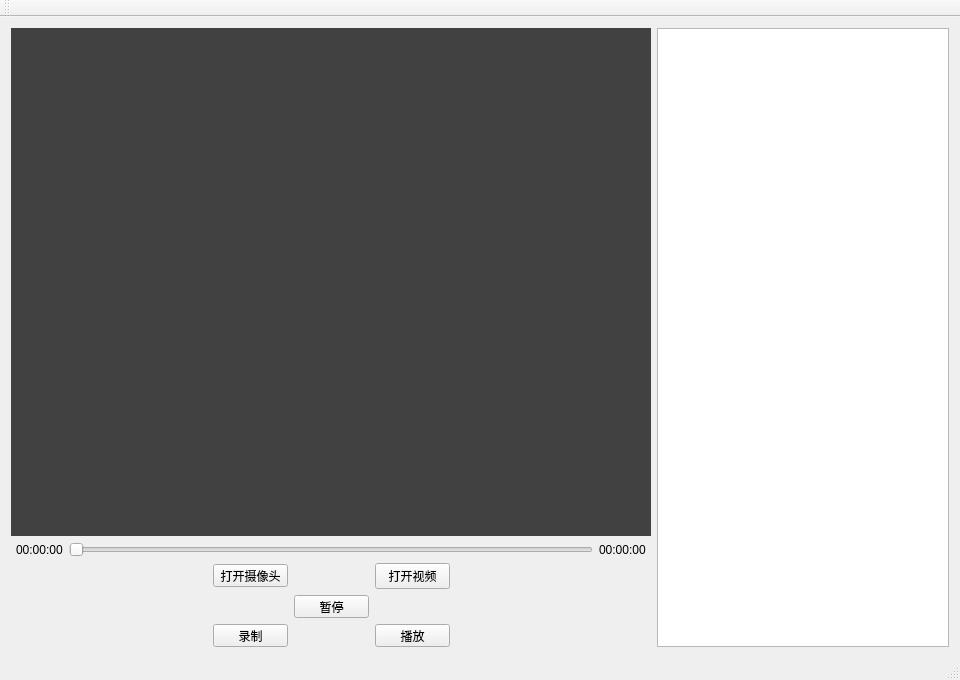
<?xml version="1.0" encoding="UTF-8"?>
<ui version="4.0">
 <class>MainWindow</class>
 <widget class="QMainWindow" name="MainWindow">
  <property name="geometry">
   <rect>
    <x>0</x>
    <y>0</y>
    <width>960</width>
    <height>680</height>
   </rect>
  </property>
  <property name="minimumSize">
   <size>
    <width>960</width>
    <height>680</height>
   </size>
  </property>
  <property name="windowTitle">
   <string>布局测试</string>
  </property>
  <widget class="QWidget" name="centralWidget">
   <layout class="QGridLayout" name="gridLayout_2">
    <item row="0" column="0">
     <layout class="QVBoxLayout" name="verticalLayout_3">
      <item>
       <widget class="QLabel" name="label">
        <property name="sizePolicy">
         <sizepolicy hsizetype="Expanding" vsizetype="Expanding">
          <horstretch>0</horstretch>
          <verstretch>0</verstretch>
         </sizepolicy>
        </property>
        <property name="minimumSize">
         <size>
          <width>640</width>
          <height>480</height>
         </size>
        </property>
        <property name="styleSheet">
         <string notr="true">background-color: rgb(65, 65, 65);</string>
        </property>
        <property name="text">
         <string/>
        </property>
       </widget>
      </item>
      <item>
       <layout class="QHBoxLayout" name="horizontalLayout">
        <property name="leftMargin">
         <number>5</number>
        </property>
        <property name="rightMargin">
         <number>5</number>
        </property>
        <item>
         <widget class="QLabel" name="label_2">
          <property name="text">
           <string>00:00:00</string>
          </property>
         </widget>
        </item>
        <item>
         <widget class="QSlider" name="horizontalSlider">
          <property name="orientation">
           <enum>Qt::Horizontal</enum>
          </property>
         </widget>
        </item>
        <item>
         <widget class="QLabel" name="label_3">
          <property name="text">
           <string>00:00:00</string>
          </property>
         </widget>
        </item>
       </layout>
      </item>
     </layout>
    </item>
    <item row="0" column="1" rowspan="2">
     <widget class="QListWidget" name="listWidget">
      <property name="maximumSize">
       <size>
        <width>300</width>
        <height>1080</height>
       </size>
      </property>
     </widget>
    </item>
    <item row="1" column="0">
     <layout class="QGridLayout" name="gridLayout">
      <property name="sizeConstraint">
       <enum>QLayout::SetDefaultConstraint</enum>
      </property>
      <property name="leftMargin">
       <number>0</number>
      </property>
      <property name="rightMargin">
       <number>0</number>
      </property>
      <item row="1" column="2">
       <widget class="QPushButton" name="pushButton_5">
        <property name="sizePolicy">
         <sizepolicy hsizetype="Minimum" vsizetype="Minimum">
          <horstretch>0</horstretch>
          <verstretch>0</verstretch>
         </sizepolicy>
        </property>
        <property name="maximumSize">
         <size>
          <width>75</width>
          <height>23</height>
         </size>
        </property>
        <property name="text">
         <string>暂停</string>
        </property>
       </widget>
      </item>
      <item row="2" column="1">
       <widget class="QPushButton" name="pushButton_2">
        <property name="sizePolicy">
         <sizepolicy hsizetype="Minimum" vsizetype="Minimum">
          <horstretch>0</horstretch>
          <verstretch>0</verstretch>
         </sizepolicy>
        </property>
        <property name="maximumSize">
         <size>
          <width>75</width>
          <height>23</height>
         </size>
        </property>
        <property name="text">
         <string>录制</string>
        </property>
       </widget>
      </item>
      <item row="2" column="4">
       <widget class="QPushButton" name="pushButton_6">
        <property name="sizePolicy">
         <sizepolicy hsizetype="Minimum" vsizetype="Minimum">
          <horstretch>0</horstretch>
          <verstretch>0</verstretch>
         </sizepolicy>
        </property>
        <property name="maximumSize">
         <size>
          <width>75</width>
          <height>23</height>
         </size>
        </property>
        <property name="text">
         <string>播放</string>
        </property>
       </widget>
      </item>
      <item row="0" column="1">
       <widget class="QPushButton" name="pushButton">
        <property name="sizePolicy">
         <sizepolicy hsizetype="Minimum" vsizetype="Minimum">
          <horstretch>0</horstretch>
          <verstretch>0</verstretch>
         </sizepolicy>
        </property>
        <property name="maximumSize">
         <size>
          <width>75</width>
          <height>23</height>
         </size>
        </property>
        <property name="text">
         <string>打开摄像头</string>
        </property>
       </widget>
      </item>
      <item row="0" column="4">
       <widget class="QPushButton" name="pushButton_7">
        <property name="sizePolicy">
         <sizepolicy hsizetype="Minimum" vsizetype="Minimum">
          <horstretch>0</horstretch>
          <verstretch>0</verstretch>
         </sizepolicy>
        </property>
        <property name="maximumSize">
         <size>
          <width>75</width>
          <height>16777215</height>
         </size>
        </property>
        <property name="text">
         <string>打开视频</string>
        </property>
       </widget>
      </item>
      <item row="2" column="5">
       <spacer name="horizontalSpacer">
        <property name="orientation">
         <enum>Qt::Horizontal</enum>
        </property>
        <property name="sizeHint" stdset="0">
         <size>
          <width>40</width>
          <height>20</height>
         </size>
        </property>
       </spacer>
      </item>
      <item row="2" column="0">
       <spacer name="horizontalSpacer_2">
        <property name="orientation">
         <enum>Qt::Horizontal</enum>
        </property>
        <property name="sizeHint" stdset="0">
         <size>
          <width>40</width>
          <height>20</height>
         </size>
        </property>
       </spacer>
      </item>
      <item row="0" column="0">
       <spacer name="horizontalSpacer_3">
        <property name="orientation">
         <enum>Qt::Horizontal</enum>
        </property>
        <property name="sizeHint" stdset="0">
         <size>
          <width>40</width>
          <height>20</height>
         </size>
        </property>
       </spacer>
      </item>
      <item row="1" column="0">
       <spacer name="horizontalSpacer_4">
        <property name="orientation">
         <enum>Qt::Horizontal</enum>
        </property>
        <property name="sizeHint" stdset="0">
         <size>
          <width>40</width>
          <height>20</height>
         </size>
        </property>
       </spacer>
      </item>
      <item row="0" column="5">
       <spacer name="horizontalSpacer_5">
        <property name="orientation">
         <enum>Qt::Horizontal</enum>
        </property>
        <property name="sizeHint" stdset="0">
         <size>
          <width>40</width>
          <height>20</height>
         </size>
        </property>
       </spacer>
      </item>
      <item row="1" column="5">
       <spacer name="horizontalSpacer_6">
        <property name="orientation">
         <enum>Qt::Horizontal</enum>
        </property>
        <property name="sizeHint" stdset="0">
         <size>
          <width>40</width>
          <height>20</height>
         </size>
        </property>
       </spacer>
      </item>
     </layout>
    </item>
   </layout>
  </widget>
  <widget class="QMenuBar" name="menuBar">
   <property name="geometry">
    <rect>
     <x>0</x>
     <y>0</y>
     <width>960</width>
     <height>23</height>
    </rect>
   </property>
  </widget>
  <widget class="QToolBar" name="mainToolBar">
   <attribute name="toolBarArea">
    <enum>TopToolBarArea</enum>
   </attribute>
   <attribute name="toolBarBreak">
    <bool>false</bool>
   </attribute>
  </widget>
  <widget class="QStatusBar" name="statusBar"/>
 </widget>
 <layoutdefault spacing="6" margin="11"/>
 <resources/>
 <connections/>
</ui>
